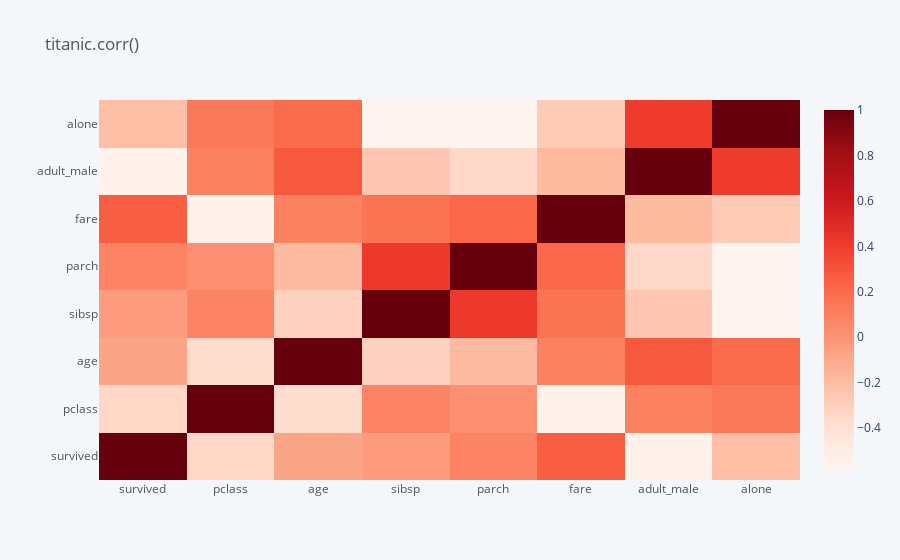

This figure's notebook cell:
### Markdown cell above
### Task 9
Recreate the interactive plot below using the titanic dataframe. There are very few hints since the plot can be done with just one or two lines of code and a hint would basically give away the solution. Keep careful attention to the x and y labels for hints

### Code cell
titanic_corr = titanic.corr(numeric_only=True)
titanic_corr.iplot(title='titanic.corr()', kind='heatmap', colorscale="reds")

### Figure 1 — Plotly figure (JSON) as saved in the notebook; plotly's stock layout.template omitted (floating-point values rounded to 4 significant figures)
{"data": [{"colorscale": [[0, "rgb(255,245,240)"], [0.125, "rgb(254,224,210)"], [0.25, "rgb(252,187,161)"], [0.375, "rgb(252,146,114)"], [0.5, "rgb(251,106,74)"], [0.625, "rgb(239,59,44)"], [0.75, "rgb(203,24,29)"], [0.875, "rgb(165,15,21)"], [1, "rgb(103,0,13)"]], "type": "heatmap", "x": ["survived", "pclass", "age", "sibsp", "parch", "fare", "adult_male", "alone"], "y": ["survived", "pclass", "age", "sibsp", "parch", "fare", "adult_male", "alone"], "z": [[1, -0.3385, -0.07722, -0.03532, 0.08163, 0.2573, -0.5571, -0.2034], [-0.3385, 1, -0.3692, 0.08308, 0.01844, -0.5495, 0.09404, 0.1352], [-0.07722, -0.3692, 1, -0.3082, -0.1891, 0.09607, 0.2803, 0.1983], [-0.03532, 0.08308, -0.3082, 1, 0.4148, 0.1597, -0.2536, -0.5845], [0.08163, 0.01844, -0.1891, 0.4148, 1, 0.2162, -0.3499, -0.5834], [0.2573, -0.5495, 0.09607, 0.1597, 0.2162, 1, -0.182, -0.2718], [-0.5571, 0.09404, 0.2803, -0.2536, -0.3499, -0.182, 1, 0.4047], [-0.2034, 0.1352, 0.1983, -0.5845, -0.5834, -0.2718, 0.4047, 1]], "zmax": 1, "zmin": -0.5845}], "layout": {"legend": {"bgcolor": "#F5F6F9", "font": {"color": "#4D5663"}}, "paper_bgcolor": "#F5F6F9", "plot_bgcolor": "#F5F6F9", "title": {"font": {"color": "#4D5663"}, "text": "titanic.corr()"}, "xaxis": {"gridcolor": "#E1E5ED", "showgrid": true, "tickfont": {"color": "#4D5663"}, "title": {"font": {"color": "#4D5663"}, "text": ""}, "zerolinecolor": "#E1E5ED"}, "yaxis": {"gridcolor": "#E1E5ED", "showgrid": true, "tickfont": {"color": "#4D5663"}, "title": {"font": {"color": "#4D5663"}, "text": ""}, "zerolinecolor": "#E1E5ED"}}}
